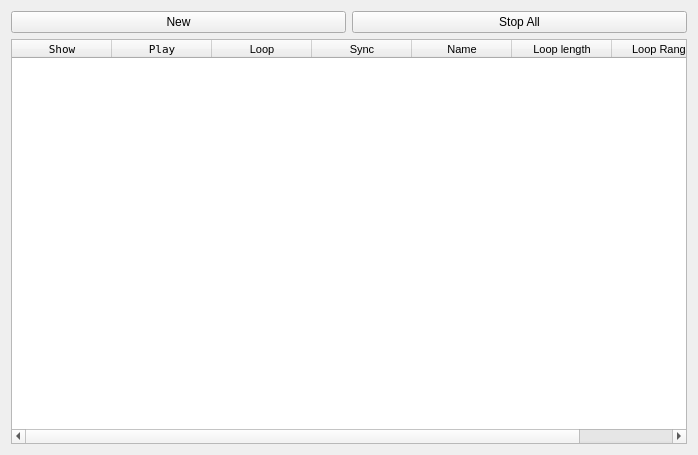
<?xml version="1.0" encoding="UTF-8"?>
<ui version="4.0">
 <class>LiveEventControl</class>
 <widget class="QWidget" name="LiveEventControl">
  <property name="geometry">
   <rect>
    <x>0</x>
    <y>0</y>
    <width>698</width>
    <height>455</height>
   </rect>
  </property>
  <property name="windowTitle">
   <string>Form</string>
  </property>
  <layout class="QGridLayout" name="gridLayout_2">
   <item row="1" column="0">
    <widget class="QTableWidget" name="panelTableWidget">
     <property name="sizePolicy">
      <sizepolicy hsizetype="MinimumExpanding" vsizetype="MinimumExpanding">
       <horstretch>0</horstretch>
       <verstretch>0</verstretch>
      </sizepolicy>
     </property>
     <property name="alternatingRowColors">
      <bool>true</bool>
     </property>
     <property name="rowCount">
      <number>0</number>
     </property>
     <property name="columnCount">
      <number>7</number>
     </property>
     <column>
      <property name="text">
       <string>Show</string>
      </property>
      <property name="font">
       <font>
        <family>Andale Mono</family>
        <pointsize>8</pointsize>
       </font>
      </property>
     </column>
     <column>
      <property name="text">
       <string>Play</string>
      </property>
      <property name="font">
       <font>
        <family>Andale Mono</family>
        <pointsize>8</pointsize>
       </font>
      </property>
     </column>
     <column>
      <property name="text">
       <string>Loop</string>
      </property>
      <property name="font">
       <font>
        <pointsize>8</pointsize>
       </font>
      </property>
     </column>
     <column>
      <property name="text">
       <string>Sync</string>
      </property>
      <property name="font">
       <font>
        <pointsize>8</pointsize>
       </font>
      </property>
     </column>
     <column>
      <property name="text">
       <string>Name</string>
      </property>
      <property name="font">
       <font>
        <pointsize>8</pointsize>
       </font>
      </property>
     </column>
     <column>
      <property name="text">
       <string>Loop length</string>
      </property>
      <property name="font">
       <font>
        <pointsize>8</pointsize>
       </font>
      </property>
     </column>
     <column>
      <property name="text">
       <string>Loop Range</string>
      </property>
      <property name="font">
       <font>
        <pointsize>8</pointsize>
       </font>
      </property>
     </column>
    </widget>
   </item>
   <item row="0" column="0">
    <layout class="QHBoxLayout" name="horizontalLayout">
     <item>
      <widget class="QPushButton" name="newButton">
       <property name="text">
        <string>New</string>
       </property>
      </widget>
     </item>
     <item>
      <widget class="QPushButton" name="stopAllButton">
       <property name="text">
        <string>Stop All</string>
       </property>
      </widget>
     </item>
    </layout>
   </item>
  </layout>
 </widget>
 <resources/>
 <connections/>
</ui>
